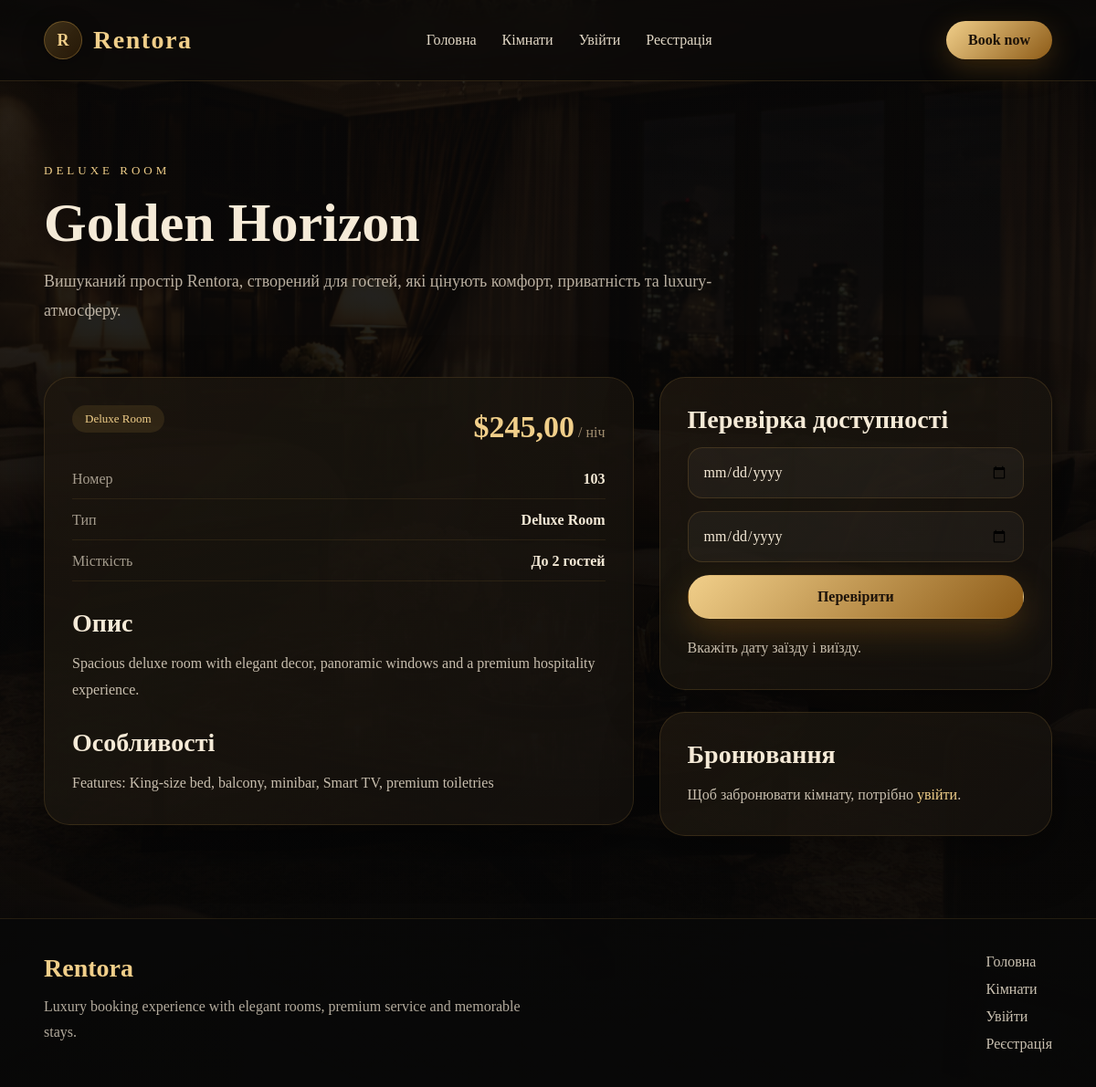
/rooms/3/, run on the app's committed database.
### rooms/models.py (models this page shows, shortened)
class Room(models.Model):
    room_type = models.ForeignKey(
        RoomType,
        on_delete=models.CASCADE,
        related_name='rooms'
    )
    name = models.CharField(max_length=150)
    number = models.CharField(max_length=20, unique=True)
    description = models.TextField()
    price_per_night = models.DecimalField(max_digits=10, decimal_places=2)
    capacity = models.PositiveIntegerField()
    features = models.TextField(blank=True, help_text='Наприклад: Wi-Fi, balcony, minibar')
    is_active = models.BooleanField(default=True)
    class Meta:
        verbose_name = 'Кімната'
        verbose_name_plural = 'Кімнати'
        ordering = ['number']

class RoomType(models.Model):
    name = models.CharField(max_length=100, unique=True)
    description = models.TextField(blank=True)
    class Meta:
        verbose_name = 'Тип кімнати'
        verbose_name_plural = 'Типи кімнат'

### rooms/views.py (the view)
# urls.py: path('<int:pk>/', room_detail, name='room_detail'),
def room_detail(request, pk):
    room = get_object_or_404(Room, pk=pk, is_active=True)
    return render(request, 'rooms/room_detail.html', {'room': room})

### templates/rooms/room_detail.html (shortened to what this page needs)
{% extends 'base.html' %}
{% block body_class %}room-detail-page-bg{% endblock %}
{% block content %}
<section class="inner-hero">
    <div class="container">
        <div class="inner-hero-content">
            <p class="eyebrow">{{ room.room_type.name }}</p>
            <h1>{{ room.name }}</h1>
            <p>
                Вишуканий простір Rentora, створений для гостей, які цінують комфорт,
                приватність та luxury-атмосферу.
            </p>
        </div>
    </div>
</section>
<section class="room-detail-page-section">
    <div class="container">
        <div class="room-detail-grid">
            <div class="room-detail-left">
                <div class="room-detail-main-card">
                    <div class="room-detail-header-row">
                        <span class="room-badge">{{ room.room_type.name }}</span>
                        <div class="room-detail-price">
                            <span class="price">${{ room.price_per_night }}</span>
                            <span class="per-night">/ ніч</span>
                        </div>
                    </div>
                    <div class="room-detail-info">
                        <div class="room-detail-info-row">
                            <span>Номер</span>
                            <strong>{{ room.number }}</strong>
                        </div>
                        <div class="room-detail-info-row">
                            <span>Тип</span>
                            <strong>{{ room.room_type.name }}</strong>
                        </div>
                        <div class="room-detail-info-row">
                            <span>Місткість</span>
                            <strong>До {{ room.capacity }} гостей</strong>
                        </div>
                    </div>
                    <div class="room-detail-text-block">
                        <h3>Опис</h3>
                        <p>{{ room.description }}</p>
                    </div>
                    <div class="room-detail-text-block">
                        <h3>Особливості</h3>
                        <p>{{ room.features|default:"Не вказано" }}</p>
                    </div>
                </div>
            </div>
            <div class="room-detail-right">
                <div class="room-side-card">
                    <h2>Перевірка доступності</h2>
                    <div class="availability-check room-availability-form">
                        <input type="date" id="check-start-date">
                        <input type="date" id="check-end-date">
                        <button type="button" class="btn btn-gold btn-full" onclick="checkAvailability()">
                            Перевірити
                        </button>
                    </div>
                    <p id="availability-result" class="availability-result-text">
                        Вкажіть дату заїзду і виїзду.
                    </p>
                </div>
                {% if user.is_authenticated %}
                    <div class="room-side-card">
                        <h2>Забронювати кімнату</h2>
                        <form method="post" action="{% url 'create_booking' room.id %}" class="auth-form">
                            {% csrf_token %}
                            {{ form.as_p }}
                            <button type="submit" class="btn btn-gold btn-full">Підтвердити бронювання</button>
                        </form>
                    </div>
                {% else %}
                    <div class="room-side-card">
                        <h2>Бронювання</h2>
                        <p class="room-login-note">
                            Щоб забронювати кімнату, потрібно
                            <a href="{% url 'login' %}">увійти</a>.
                        </p>
                    </div>
                {% endif %}
            </div>
        </div>
    </div>
</section>
{% endblock %}

### static/css/styles.css (style rules this page uses)
:root { --bg-main: #090909; --bg-soft: #111111; --bg-card: rgba(20, 16, 12, 0.82); --text-main: #f5ead7; --text-soft: #d8c7aa; --text-muted: #a18e70; --gold: #d5a34a; --gold-light: #f1cf8a; --gold-deep: #8d5b17; --border: rgba(213, 163, 74, 0.22); --shadow: 0 20px 60px rgba(0, 0, 0, 0.45); --radius-xl: 28px; --radius-lg: 20px; --radius-md: 16px; --container: 1240px; }
* { margin: 0; padding: 0; box-sizing: border-box; }
html { scroll-behavior: smooth; }
body { background: radial-gradient(circle at top left, rgba(213, 163, 74, 0.08), transparent 25%), radial-gradient(circle at bottom right, rgba(213, 163, 74, 0.06), transparent 20%), #080808; color: var(--text-main); font-family: Georgia, "Times New Roman", serif; min-height: 100vh; overflow-x: hidden; position: relative; }
body::before { content: ""; position: fixed; inset: 0; background-image: url("../images/pattern.jpg"); background-size: cover; background-position: center; opacity: 0.06; pointer-events: none; z-index: -2; }
a { text-decoration: none; color: inherit; }
button, input, select, textarea { font: inherit; }
.container { width: min(var(--container), 92%); margin: 0 auto; }
.eyebrow { color: var(--gold-light); text-transform: uppercase; letter-spacing: 4px; font-size: 13px; margin-bottom: 18px; }
.btn { display: inline-flex; align-items: center; justify-content: center; padding: 14px 28px; border-radius: 999px; font-weight: 700; border: 1px solid transparent; transition: 0.28s ease; cursor: pointer; }
.btn-gold { background: linear-gradient(135deg, var(--gold-light), var(--gold-deep)); color: #1d130a; box-shadow: 0 14px 35px rgba(141, 91, 23, 0.35); }
.btn-full { width: 100%; }
.room-badge { display: inline-block; padding: 7px 14px; border-radius: 999px; background: rgba(213, 163, 74, 0.12); color: var(--gold-light); font-size: 13px; margin-bottom: 18px; }
.price { font-size: 34px; font-weight: 700; color: var(--gold-light); }
.per-night { color: var(--text-muted); }
.filter-form, .availability-check { display: flex; gap: 14px; flex-wrap: wrap; margin-bottom: 26px; }
.inner-hero { padding: 90px 0 36px; position: relative; }
.inner-hero-content { max-width: 760px; }
.inner-hero-content h1 { font-size: clamp(42px, 5vw, 72px); line-height: 1.05; margin-bottom: 16px; }
.inner-hero-content p:not(.eyebrow) { color: rgba(245, 234, 215, 0.74); line-height: 1.8; font-size: 18px; }
.room-detail-page-section { padding: 20px 0 90px; }
.room-detail-grid { display: grid; grid-template-columns: minmax(0, 1.2fr) minmax(360px, 0.8fr); gap: 28px; align-items: start; }
.room-detail-main-card, .room-side-card { padding: 30px; border-radius: 28px; background: linear-gradient(135deg, rgba(213, 163, 74, 0.05), rgba(255, 255, 255, 0.01)), rgba(18, 14, 11, 0.88); border: 1px solid rgba(213, 163, 74, 0.16); box-shadow: var(--shadow); }
.room-side-card + .room-side-card { margin-top: 24px; }
.room-detail-header-row { display: flex; justify-content: space-between; align-items: center; gap: 16px; margin-bottom: 24px; flex-wrap: wrap; }
.room-detail-info { display: flex; flex-direction: column; gap: 14px; margin-bottom: 30px; }
.room-detail-info-row { display: flex; justify-content: space-between; gap: 16px; padding-bottom: 12px; border-bottom: 1px solid rgba(213, 163, 74, 0.1); }
.room-detail-info-row span { color: rgba(245, 234, 215, 0.64); }
.room-detail-info-row strong { color: var(--text-main); text-align: right; }
.room-detail-text-block + .room-detail-text-block { margin-top: 28px; }
.room-detail-text-block h3, .room-side-card h2 { font-size: 28px; margin-bottom: 14px; }
.room-detail-text-block p, .room-login-note, .availability-result-text { color: rgba(245, 234, 215, 0.8); line-height: 1.8; }
.room-login-note a { color: var(--gold-light); }
.room-availability-form { display: grid; grid-template-columns: 1fr; gap: 14px; margin-bottom: 18px; }
.room-availability-form input { width: 100%; min-height: 56px; padding: 12px 16px; border-radius: 16px; border: 1px solid rgba(213, 163, 74, 0.18); background: rgba(255, 255, 255, 0.04); color: var(--text-main); margin-bottom: 0; }
body.room-detail-page-bg { background-image: linear-gradient(rgba(8, 8, 8, 0.74), rgba(8, 8, 8, 0.88)), url("../images/dark.png"); background-size: cover; background-position: center; background-repeat: no-repeat; background-attachment: fixed; }
body.room-detail-page-bg::before { opacity: 0 !important; }

### data on the page
Room: room_type.name "DELUXE ROOM", name "Golden Horizon", room_type.name "Deluxe Room", price_per_night "245,00", number "103", capacity "2", description "Spacious deluxe room with elegant decor, panoramic windows and a premium hospitality experience.", features "Features: King-size bed, balcony, minibar, Smart TV, premium toiletries"
